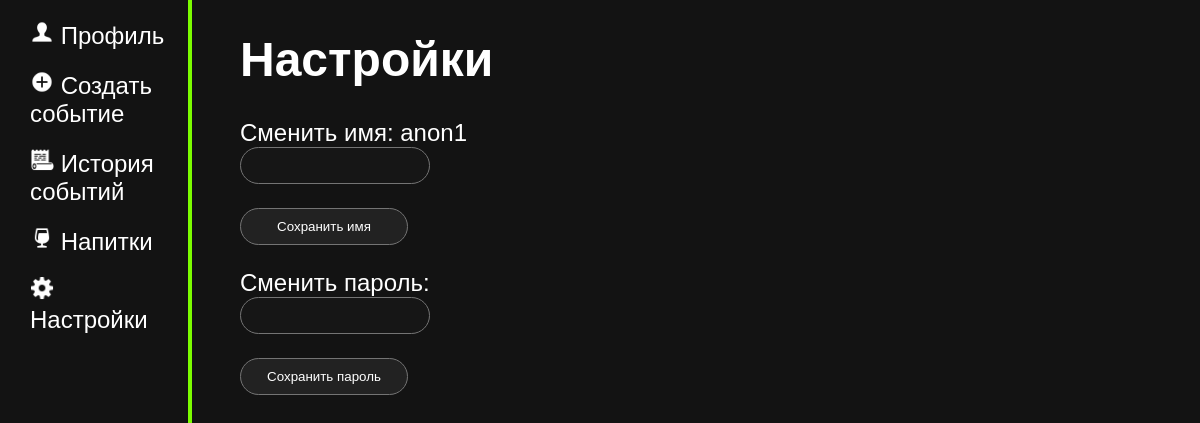
Before: /settings (signed in) with the older database file.
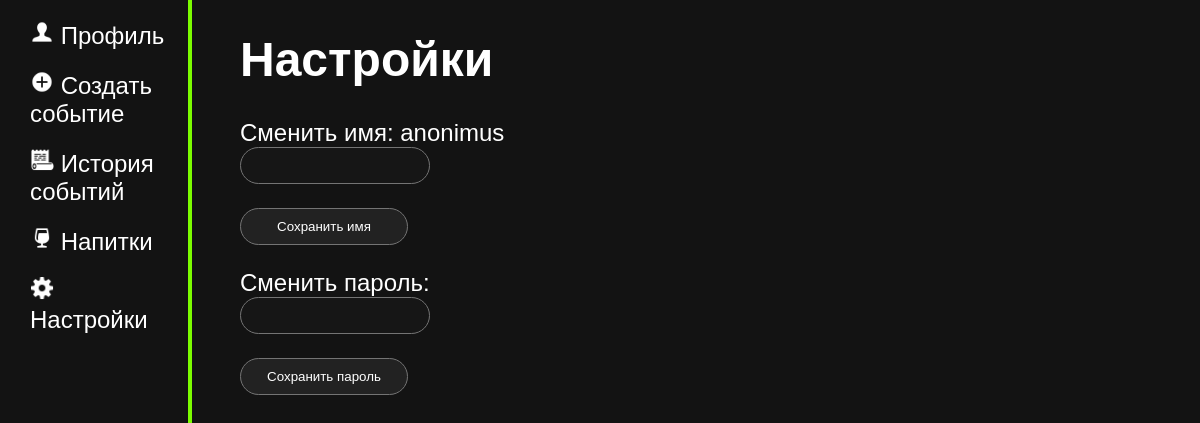
After: the same page with the newer database file.
### tables this page shows
CREATE TABLE user
(
    id INTEGER PRIMARY KEY AUTOINCREMENT,
    nickname TEXT NOT NULL UNIQUE,
    psw TEXT NOT NULL
);

### main.py (the view, shortened to what this page needs)
@app.route("/settings", methods = ["GET", "POST"])
def settings():
    return render_template("settings.html", name = current_user.get_nickname())

### data.py (called while the page is built)
    def get_user(self, user_id):
        try:
            self.cursor.execute(f"SELECT * FROM user WHERE id = {user_id} LIMIT 1")
            user = self.cursor.fetchone()
            return user
        except error:
                print("ОШИБКА! " + str(error))

### main.py (called while the page is built)
@login_manager.user_loader
def load_user(user_id):
    print("load user")
    return User().fromDB(user_id, D)

def connect_db():
    connect = sqlite3.connect(app.config['DATABASE'])
    connect.row_factory = sqlite3.Row
    return connect

def get_db():
    if not hasattr(g, "link_db"):
        g.link_db = connect_db()
        print("БАЗА ДАННЫХ ПОЛУЧЕНА")
    return g.link_db

@app.before_request
def before_request():
    global D
    db = get_db()
    D = Data(db)

### user.py (called while the page is built)
    def fromDB(self, user_id, db):
        self.__user = db.get_user(user_id)
        return self

    def get_nickname(self):
        return str(self.__user["nickname"])

### templates/settings.html (shortened to what this page needs)
{% extends 'base.html' %}
{%block body%}
<div class="main">
    <h1>Настройки</h1>
    <div class="forma">
        <form action="" id = "name" method="post">
            <p><label>Сменить имя: {{name}}
                    <br><input type="text" name="new_name" required minlength="4"> </label>
                    <p><input type="submit" value="Сохранить имя"></p>
                </form>
            <form action="" id="password" method="post">
            <p><label>Сменить пароль:
                    <br><input type="text" name="new_password"></label>
                <p><input type="submit" value="Сохранить пароль" required minlength="4"></p>
            </form>
    </div>
</div>
{%endblock body%}

Changed rows visible on the page:
changed user: nickname "anon1" → "anonimus"
